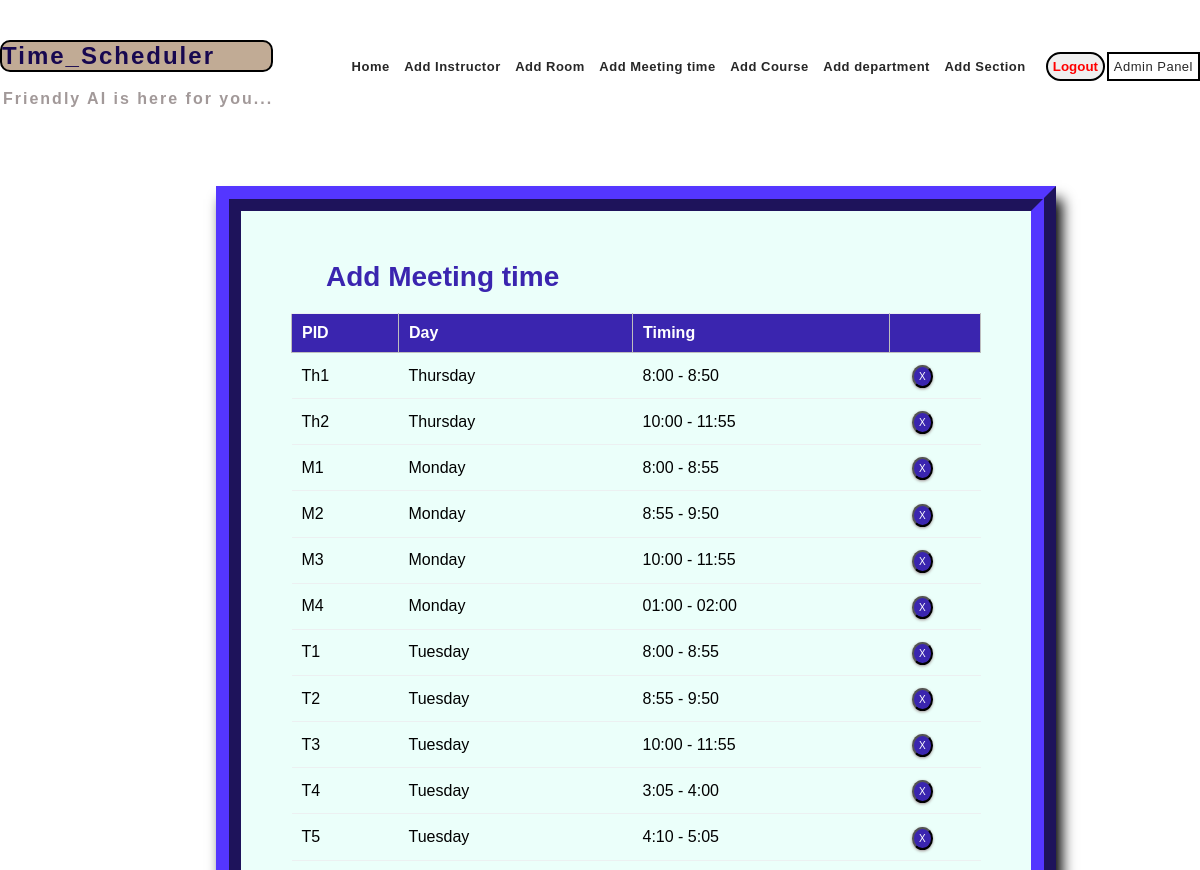
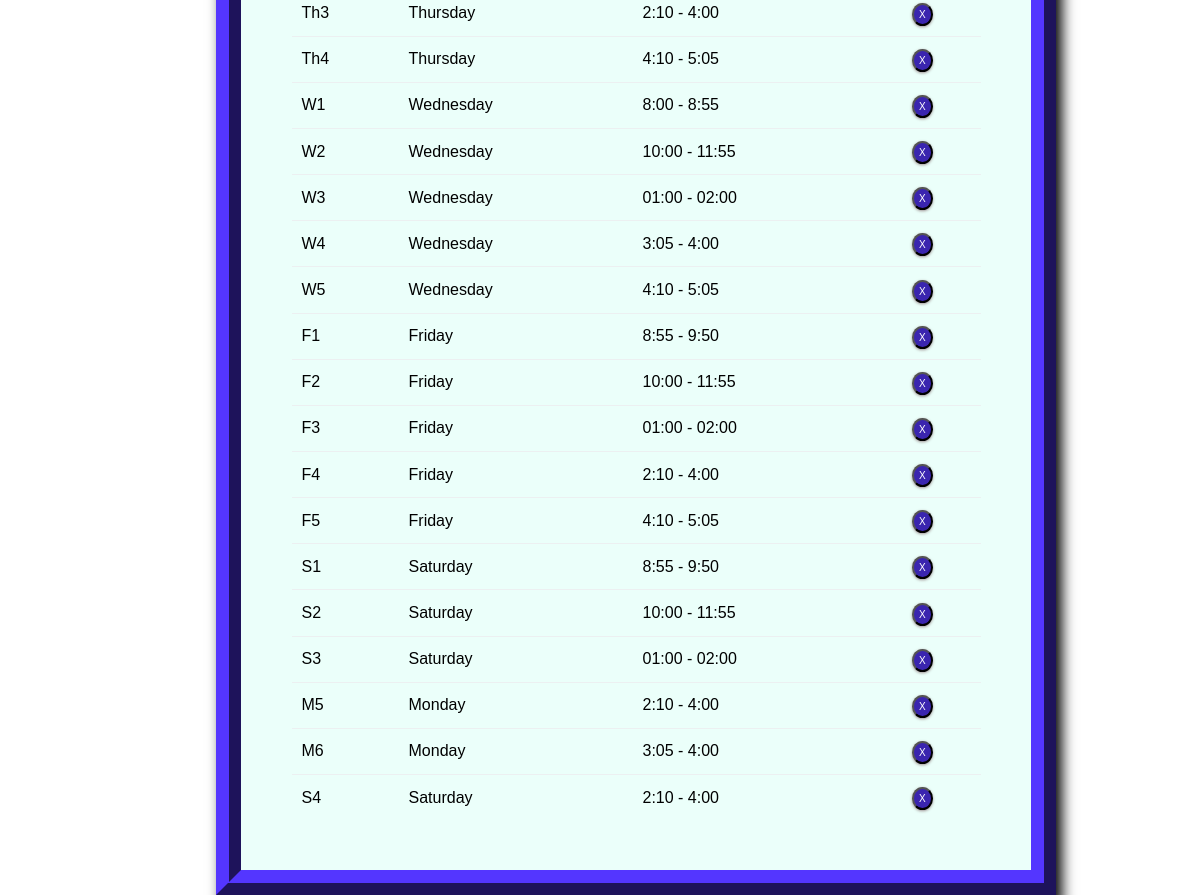
The app's page /meetingtime_list/ with its own data (2 pictures, top to bottom).
### mm1/models.py (models this page shows, shortened)
class MeetingTime(models.Model):
    pid = models.CharField(max_length=4, primary_key=True)
    time = models.CharField(max_length=50, choices=time_slots, default='08:00 - 08:55')
    day = models.CharField(max_length=15, choices=DAYS_OF_WEEK)

### mm1/views.py (the view)
# urls.py: path('meetingtime_list/', views.meeting_list_view, name='editmeetingtime'),
def meeting_list_view(request):
    context = {
        'meeting_times': MeetingTime.objects.all()
    }
    return render(request, 'mtlist.html', context)

### templates/mtlist.html (shortened to what this page needs)
{% extends 'base.html' %} {% block content %} {% load static %}
<fieldset class="fieldset">
  <a href="{% url 'mm1:addmeetingtime'%}"
    ><h1 class="tablink" onclick="openPage('new')" id="defaultOpen">
      Add Meeting time
    </h1></a
  >
  <div class="tabcontent" id="edit">
    <table class="table1">
      <thead>
        <tr class="table-headers">
          <th>PID</th>
          <th>Day</th>
          <th>Timing</th>
          <th class="empty"></th>
        </tr>
      </thead>
      <tbody>
        {% for mt in meeting_times %}
        <tr>
          <td>{{mt.pid}}</td>
          <td>{{mt.day}}</td>
          <td>{{mt.time}}</td>
          <td class="empty">
            <form
              action="{% url 'mm1:deletemeetingtime' mt.pid %}"
              method="post"
            >
              <input type="submit" value="X" class="cross" />
            </form>
          </td>
        </tr>
        {% endfor %}
      </tbody>
    </table>
  </div>
</fieldset>
{% endblock %}

### static/CSS/style.css (style rules this page uses)
* { margin: 0; padding: 0; box-sizing: border-box; font-family: sans-serif; }
html { scroll-behavior: smooth; }
a { text-decoration: none; }
form { margin-top: 3%; margin-left: 18%; margin-right: 12%; }
fieldset h1 { color: #3a25af; padding-bottom: 20px; margin-left: 35px; display: inline-block; cursor: pointer; font-size: 28px; }
fieldset input { padding: 8px; color: #938c8c; }
.table2 td, th { border: 1px solid rgb(190, 190, 190); padding: 10px 20px; }
.table1 { width: 100%; border-collapse: collapse; text-align: left; overflow: hidden; }
.table1 td, th { border-top: 1px solid #ecf0f1; padding: 10px; }
.table1 th { background-color: #3a25af; color: #fff; }
.cross { border-radius: 50%; font-size: 10px; box-shadow: 0px 1px 3px 0px #9e9292; padding: 4px 5px; color: #fff; background-color: #3a25af; cursor: pointer; }
.fieldset { margin-top: 3%; margin-left: 18%; margin-right: 12%; padding: 50px; border-width: 25px; border-style: ridge; border-color: #3a25af; box-shadow: 6px 13px 13px 0px black; background-color: #ebfffa; }

### records on screen
MeetingTime: pid "Th1", day "Thursday", time "8:00 - 8:50"
MeetingTime: pid "Th2", day "Thursday", time "10:00 - 11:55"
MeetingTime: pid "M1", day "Monday", time "8:00 - 8:55"
MeetingTime: pid "M2", day "Monday", time "8:55 - 9:50"
MeetingTime: pid "M3", day "Monday", time "10:00 - 11:55"
MeetingTime: pid "M4", day "Monday", time "01:00 - 02:00"
MeetingTime: pid "T1", day "Tuesday", time "8:00 - 8:55"
MeetingTime: pid "T2", day "Tuesday", time "8:55 - 9:50"
MeetingTime: pid "T3", day "Tuesday", time "10:00 - 11:55"
MeetingTime: pid "T4", day "Tuesday", time "3:05 - 4:00"
MeetingTime: pid "T5", day "Tuesday", time "4:10 - 5:05"
MeetingTime: pid "Th3", day "Thursday", time "2:10 - 4:00"
MeetingTime: pid "Th4", day "Thursday", time "4:10 - 5:05"
MeetingTime: pid "W1", day "Wednesday", time "8:00 - 8:55"
MeetingTime: pid "W2", day "Wednesday", time "10:00 - 11:55"
MeetingTime: pid "W3", day "Wednesday", time "01:00 - 02:00"
MeetingTime: pid "W4", day "Wednesday", time "3:05 - 4:00"
MeetingTime: pid "W5", day "Wednesday", time "4:10 - 5:05"
MeetingTime: pid "F1", day "Friday", time "8:55 - 9:50"
MeetingTime: pid "F2", day "Friday", time "10:00 - 11:55"
MeetingTime: pid "F3", day "Friday", time "01:00 - 02:00"
MeetingTime: pid "F4", day "Friday", time "2:10 - 4:00"
MeetingTime: pid "F5", day "Friday", time "4:10 - 5:05"
MeetingTime: pid "S1", day "Saturday", time "8:55 - 9:50"
MeetingTime: pid "S2", day "Saturday", time "10:00 - 11:55"
MeetingTime: pid "S3", day "Saturday", time "01:00 - 02:00"
MeetingTime: pid "M5", day "Monday", time "2:10 - 4:00"
MeetingTime: pid "M6", day "Monday", time "3:05 - 4:00"
MeetingTime: pid "S4", day "Saturday", time "2:10 - 4:00"
